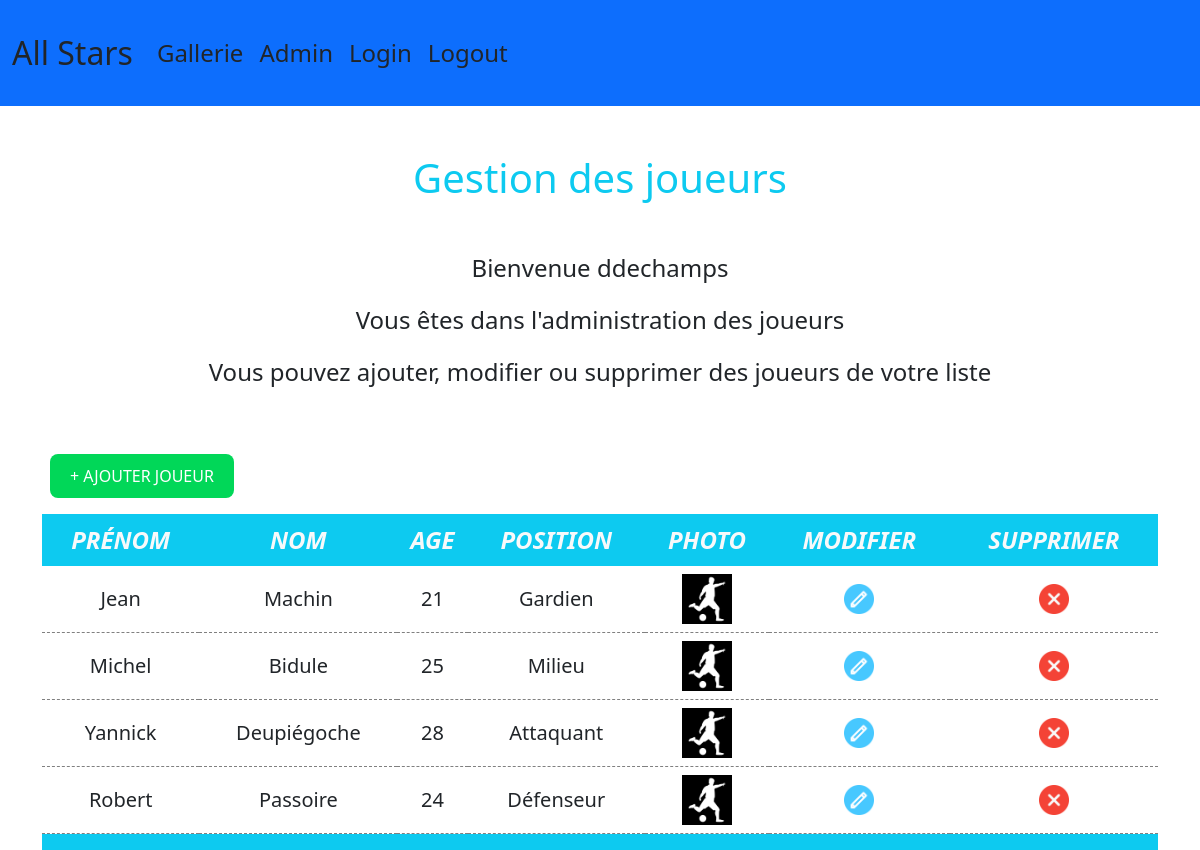
Screenshot of /admin.php (signed in) with the database file from the repository.
### tables this page shows
CREATE TABLE IF NOT EXISTS `players` (
  `player_id` int NOT NULL AUTO_INCREMENT,
  `player_firstname` varchar(250) NOT NULL,
  `player_lastname` varchar(250) NOT NULL,
  `age` int NOT NULL,
  `position` varchar(250) NOT NULL,
  `image` varchar(250) NOT NULL,
  PRIMARY KEY (`player_id`)
);

### admin.php (the view, shortened to what this page needs)
<?php
include('parts/header.php');
include('utils/connect.php');
$request = $pdo->prepare('SELECT * FROM players');
$request->execute();
$players = $request->fetchAll();
?>
<h1 class="text-center my-5 text-info">Gestion des joueurs</h1>
<div class="container">
    <div class="d-flex justify-content-center flex-column my-5">
        <p class="text-center fs-4">Bienvenue <?php echo ($_SESSION['name']) ?></p>
        <p class="text-center fs-4">Vous êtes dans l'administration des joueurs</p>
        <p class="text-center fs-4">Vous pouvez ajouter, modifier ou supprimer des joueurs de votre liste</p>
    </div>
    <div class="mb-3 mt-4 ms-2 d-flex">
        <form action="addPlayer.php" method="">
            <input type="submit" value="+ AJOUTER JOUEUR" id="btn-add-player">
        </form>
    </div>
    <table>
        <thead class="bg-info">
            <tr>
                <th class="text-uppercase text-light fst-italic fs-4">Prénom</th>
                <th class="text-uppercase text-light fst-italic fs-4">Nom</th>
                <th class="text-uppercase text-light fst-italic fs-4">Age</th>
                <th class="text-uppercase text-light fst-italic fs-4">Position</th>
                <th class="text-uppercase text-light fst-italic fs-4">Photo</th>
                <th class="text-uppercase text-light fst-italic fs-4">Modifier</th>
                <th class="text-uppercase text-light fst-italic fs-4">Supprimer</th>
            </tr>
        </thead>
        <tbody>
            <?php foreach ($players as $player) : ?>
                <tr>
                    <td class="fs-5"><?php echo $player['player_firstname'] ?></td>
                    <td class="fs-5"><?php echo $player['player_lastname'] ?></td>
                    <td class="fs-5"><?php echo $player['age'] ?></td>
                    <td class="fs-5"><?php echo $player['position'] ?></td>
                    <td><img src="http:\\localhost\tp_php\<?php echo $player["image"] ?>" alt="photo_du_joueur" width="50" height="50"></td>
                    <td><a href="updatePlayer.php?id=<?php echo $player['player_id'] ?>&title=<?php echo $player['player_lastname'] ?>&age=<?php echo $player['age'] ?>"><img src="uploads/edit.png" alt="" width="30px"></a></td>
                    <td><a href="deletePlayer.php?id=<?php echo $player['player_id'] ?>"><img src="uploads/delete.png" alt="" width="30px"></a></td>
                </tr>
            <?php endforeach; ?>
        </tbody>
        <tfoot class="bg-info">
            <tr>
                <td class="py-2 td_footer"></td>
                <td class="py-2 td_footer"></td>
                <td class="py-2 td_footer"></td>
                <td class="py-2 td_footer"></td>
                <td class="py-2 td_footer"></td>
                <td class="py-2 td_footer"></td>
                <td class="py-2 td_footer"></td>
            </tr>
        </tfoot>
    </table>
</div>

### css/style.css (style rules this page uses)
table { width: 100%; }
th { text-align: center; padding: 8px 0; }
td { text-align: center; padding: 8px 0; border-bottom: 1px dashed grey; }
.td_footer { border: none; }
#btn-add-player { background-color: #01d758; border: none; color: #fff; border-radius: 8px; padding: 10px 20px; }
a { text-decoration: none; }

### rows the page displays
players: player_firstname "Jean", player_lastname "Machin", age "21", position "Gardien", image (picture)
players: player_firstname "Michel", player_lastname "Bidule", age "25", position "Milieu", image (picture)
players: player_firstname "Yannick", player_lastname "Deupiégoche", age "28", position "Attaquant", image (picture)
players: player_firstname "Robert", player_lastname "Passoire", age "24", position "Défenseur", image (picture)

### other values shown
$_SESSION['name'] "ddechamps"
